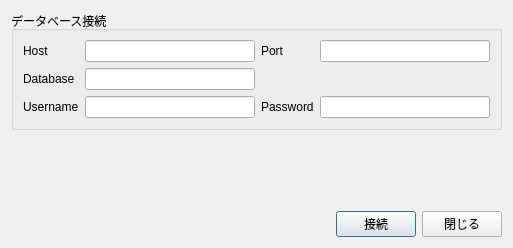
<?xml version="1.0" encoding="UTF-8"?>
<ui version="4.0">
 <class>Dialog</class>
 <widget class="QDialog" name="Dialog">
  <property name="geometry">
   <rect>
    <x>0</x>
    <y>0</y>
    <width>513</width>
    <height>248</height>
   </rect>
  </property>
  <property name="windowTitle">
   <string>データベース接続</string>
  </property>
  <layout class="QVBoxLayout" name="verticalLayout">
   <item>
    <widget class="QGroupBox" name="groupBox_2">
     <property name="sizePolicy">
      <sizepolicy hsizetype="Preferred" vsizetype="Fixed">
       <horstretch>0</horstretch>
       <verstretch>0</verstretch>
      </sizepolicy>
     </property>
     <property name="maximumSize">
      <size>
       <width>16777215</width>
       <height>200</height>
      </size>
     </property>
     <property name="title">
      <string>データベース接続</string>
     </property>
     <layout class="QGridLayout" name="gridLayout_3">
      <item row="5" column="2">
       <widget class="QLabel" name="label_5">
        <property name="text">
         <string>Password</string>
        </property>
       </widget>
      </item>
      <item row="0" column="0">
       <widget class="QLabel" name="label">
        <property name="text">
         <string>Host</string>
        </property>
       </widget>
      </item>
      <item row="0" column="2">
       <widget class="QLabel" name="label_2">
        <property name="text">
         <string>Port</string>
        </property>
       </widget>
      </item>
      <item row="4" column="0">
       <widget class="QLabel" name="label_3">
        <property name="text">
         <string>Database</string>
        </property>
       </widget>
      </item>
      <item row="4" column="1">
       <widget class="QLineEdit" name="lineEdit_3"/>
      </item>
      <item row="5" column="0">
       <widget class="QLabel" name="label_4">
        <property name="text">
         <string>Username</string>
        </property>
       </widget>
      </item>
      <item row="5" column="1">
       <widget class="QLineEdit" name="lineEdit_4"/>
      </item>
      <item row="0" column="1">
       <widget class="QLineEdit" name="lineEdit"/>
      </item>
      <item row="5" column="3">
       <widget class="QLineEdit" name="lineEdit_5"/>
      </item>
      <item row="0" column="3">
       <widget class="QLineEdit" name="lineEdit_2"/>
      </item>
     </layout>
    </widget>
   </item>
   <item>
    <spacer name="verticalSpacer">
     <property name="orientation">
      <enum>Qt::Vertical</enum>
     </property>
     <property name="sizeHint" stdset="0">
      <size>
       <width>20</width>
       <height>40</height>
      </size>
     </property>
    </spacer>
   </item>
   <item>
    <layout class="QHBoxLayout" name="horizontalLayout">
     <item>
      <spacer name="horizontalSpacer">
       <property name="orientation">
        <enum>Qt::Horizontal</enum>
       </property>
       <property name="sizeHint" stdset="0">
        <size>
         <width>40</width>
         <height>20</height>
        </size>
       </property>
      </spacer>
     </item>
     <item>
      <widget class="QPushButton" name="pushButton_run">
       <property name="text">
        <string>接続</string>
       </property>
      </widget>
     </item>
     <item>
      <widget class="QPushButton" name="pushButton_cancel">
       <property name="text">
        <string>閉じる</string>
       </property>
      </widget>
     </item>
    </layout>
   </item>
  </layout>
 </widget>
 <resources/>
 <connections/>
</ui>
